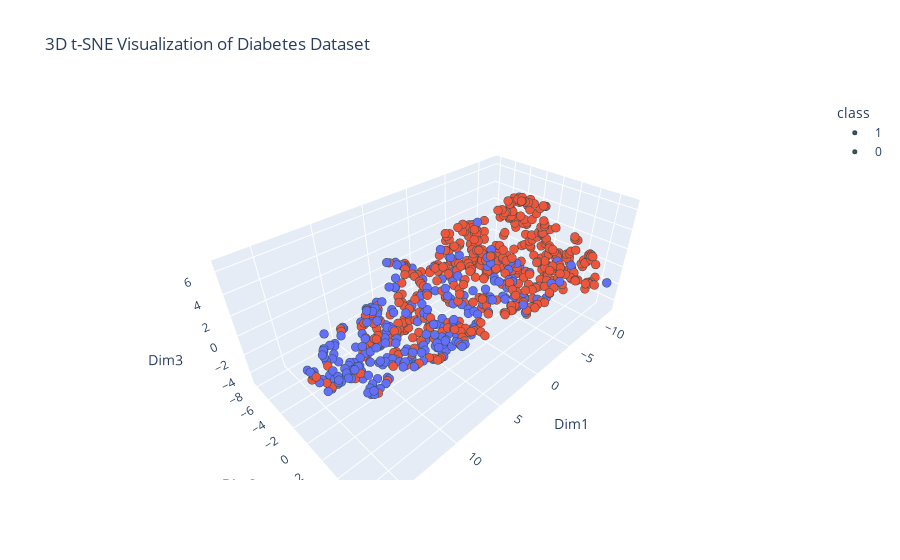

The code cell stored with this chart in its notebook:
### Markdown cell above
### t-Distributed Stochastic Neighbor Embedding (t-SNE)
t-SNE is a nonlinear dimensionality reduction technique that is particularly well-suited for visualizing high-dimensional datasets. Unlike PCA, t-SNE focuses on preserving local structure and revealing clusters in the data.

Strengths of t-SNE:
- Excellent at preserving local structure and revealing clusters
- Can capture nonlinear relationships in the data
- Particularly effective for visualization in 2D or 3D
- Works well with high-dimensional data
- Can reveal patterns that linear methods like PCA might miss
- Good at separating clusters of different scales

Weaknesses of t-SNE:
- Computationally intensive, especially for large datasets
- Non-deterministic - different runs can produce different results
- Cannot meaningfully preserve global structure/distances
- Results depend heavily on hyperparameters (perplexity, learning rate)
- Can sometimes create artificial clusters from noise
- Not suitable for dimensionality reduction as a preprocessing step
- Difficult to project new data points into existing embedding

### Code cell
# Remove the 'insu' column from the dataset before applying t-SNE
df_reduced_tsne = df.drop(columns=['skin','pres','insu'])

# Apply t-SNE to reduce the dataset to 3 components with optimized parameters
tsne = TSNE(n_components=3, perplexity=30, learning_rate=200, max_iter=1000, random_state=44, n_jobs=-1)
tsne_components = tsne.fit_transform(df_reduced_tsne.iloc[:, :-1])

# Create a new DataFrame with the t-SNE components
tsne_df = pd.DataFrame(tsne_components, columns=['Dim1', 'Dim2', 'Dim3'])
tsne_df['class'] = df['class']

# Add original features to the DataFrame for hover information
for col in df_reduced_tsne.columns[:-1]:
    tsne_df[col] = df_reduced_tsne[col]

# Visualize the t-SNE results using Plotly in 3D
fig = px.scatter_3d(tsne_df, x='Dim1', y='Dim2', z='Dim3', color='class', title='3D t-SNE Visualization of Diabetes Dataset',
                    hover_data=df_reduced_tsne.columns[:-1])
fig.update_traces(marker=dict(size=3, line=dict(width=2, color='DarkSlateGrey')))  # Make the points smaller and add outline

fig.show()

### Figure 1 — Plotly figure (JSON) as saved in the notebook; plotly's stock layout.template omitted (floating-point values rounded to 4 significant figures; data arrays with more than 128 entries replaced by an {"elided": "..."} marker saying what was removed)
{"data": [{"customdata": {"elided": "268x7 float values"}, "hovertemplate": "class=%{customdata[5]}<br>Dim1=%{x}<br>Dim2=%{y}<br>Dim3=%{z}<br>preg=%{customdata[0]}<br>plas=%{customdata[1]}<br>mass=%{customdata[2]}<br>pedi=%{customdata[3]}<br>age=%{customdata[4]}<br>h_cluster=%{customdata[6]}<extra></extra>", "legendgroup": "1", "marker": {"color": "#636efa", "line": {"color": "DarkSlateGrey", "width": 2}, "size": 3, "symbol": "circle"}, "mode": "markers", "name": "1", "scene": "scene", "showlegend": true, "type": "scatter3d", "x": {"elided": "268 float values"}, "y": {"elided": "268 float values"}, "z": {"elided": "268 float values"}}, {"customdata": {"elided": "500x7 float values"}, "hovertemplate": "class=%{customdata[5]}<br>Dim1=%{x}<br>Dim2=%{y}<br>Dim3=%{z}<br>preg=%{customdata[0]}<br>plas=%{customdata[1]}<br>mass=%{customdata[2]}<br>pedi=%{customdata[3]}<br>age=%{customdata[4]}<br>h_cluster=%{customdata[6]}<extra></extra>", "legendgroup": "0", "marker": {"color": "#EF553B", "line": {"color": "DarkSlateGrey", "width": 2}, "size": 3, "symbol": "circle"}, "mode": "markers", "name": "0", "scene": "scene", "showlegend": true, "type": "scatter3d", "x": {"elided": "500 float values"}, "y": {"elided": "500 float values"}, "z": {"elided": "500 float values"}}], "layout": {"legend": {"title": {"text": "class"}, "tracegroupgap": 0}, "scene": {"domain": {"x": [0, 1], "y": [0, 1]}, "xaxis": {"title": {"text": "Dim1"}}, "yaxis": {"title": {"text": "Dim2"}}, "zaxis": {"title": {"text": "Dim3"}}}, "title": {"text": "3D t-SNE Visualization of Diabetes Dataset"}}}
